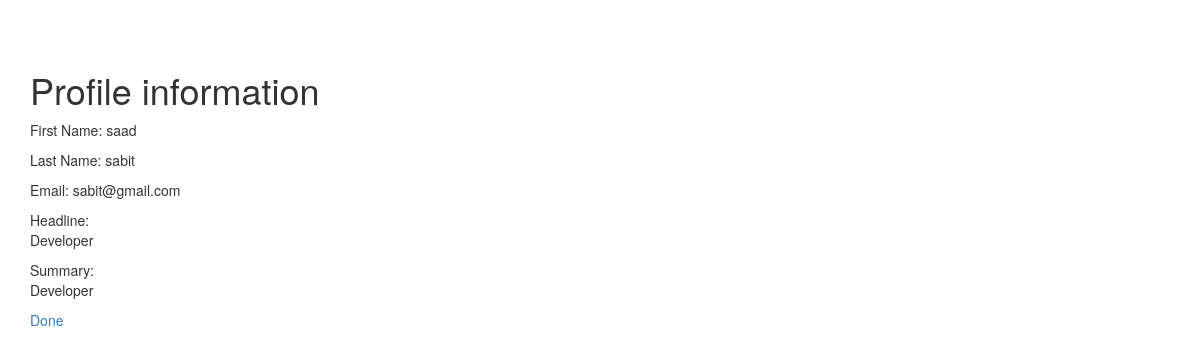
/Week-1/view.php?profile_id=11, run on the app's committed database.
### tables this page shows
CREATE TABLE `profile` (
  `profile_id` int(11) NOT NULL,
  `user_id` int(11) NOT NULL,
  `first_name` text DEFAULT NULL,
  `last_name` text DEFAULT NULL,
  `email` text DEFAULT NULL,
  `headline` text DEFAULT NULL,
  `summary` text DEFAULT NULL
);

### Week-1/view.php (the view, shortened to what this page needs)
<?php
require_once "pdo.php";
$stmt = $pdo->prepare("SELECT * FROM Profile where profile_id = :xyz");
$stmt->execute(array(":xyz" => $_GET['profile_id']));
$row = $stmt->fetch(PDO::FETCH_ASSOC);
?>
<!DOCTYPE html>
<html>
<head>
    <?php require_once "bootstrap.php"; ?>
</head>
<body>
<div class="container">
    <h1>Profile information</h1>
    <p>First Name: <?php echo($row['first_name']); ?></p>
    <p>Last Name: <?php echo($row['last_name']); ?></p>
    <p>Email: <?php echo($row['email']); ?></p>
    <p>Headline:<br/> <?php echo($row['headline']); ?></p>
    <p>Summary: <br/><?php echo($row['summary']); ?></p>
    <a href="index.php">Done</a>
</div>
</body>
</html>

### Week-1/starter-template.css (style rules this page uses)
body { padding-top: 50px; }

### data on the page
profile: first_name "saad", last_name "sabit", email "sabit@gmail.com", headline "Developer", summary "Developer"
